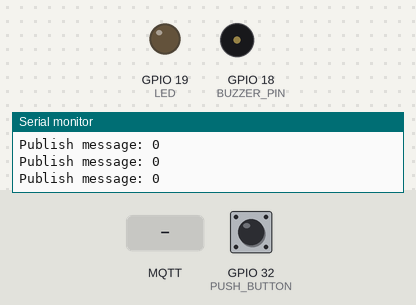
A sketch run on a simulated ESP32. Parts: output pins drawn as LEDs (lit = HIGH), buzzer (waves = sounding, pin HIGH), the last lines printed to the serial monitor. Dashed ring = blinking. The inputs (shaded band) are chosen by the test bench; at power-on: GPIO 32 (PUSH_BUTTON) HIGH. WiFi joins after 1.5 s; servers stay silent unless stated; random numbers use the default seed unless the sketch sets one; no MQTT or app messages arrive unless stated.

Above: at 2.7 s.
2.8 s: GPIO 32 (PUSH_BUTTON) pulled LOW for 0.15 s
At 3.08 s:
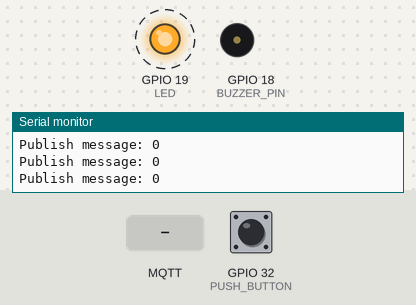
5.8 s: MQTT message "9" arrives on the first subscribed topic
At 6.6 s:
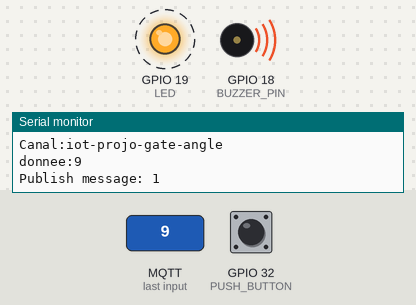
8.8 s: MQTT message "1" arrives on the first subscribed topic
11.8 s: GPIO 32 (PUSH_BUTTON) pulled LOW for 1 s
Timing chart, 0 to 14.8 s (numbered marks = the images above; inputs shaded):
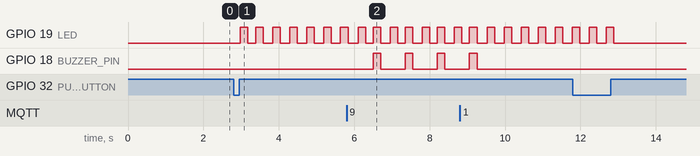

Measured:
- after the input at 2.8 s, GPIO 19 (LED): alternates HIGH for 0.20 s and LOW for 0.25 s, starting after 0.18 s
- after the input at 5.8 s, GPIO 18 (BUZZER_PIN): alternates HIGH for 0.20 s and LOW for 0.65 s, starting after 0.70 s

The sketch:

button.ino
```cpp
#include <WiFi.h>
#include <PubSubClient.h> //Librairie pour la gestion Mqtt

#define BUZZER_PIN  18
#define LED 19
#define PUSH_BUTTON 32

int lastState = HIGH;
int stateLed = LOW;
const char* ssid = "ESGI";
const char* password = "Reseau-GES";
//MQTT
const char* mqtt_server = "test.mosquitto.org";//Adresse IP du Broker Mqtt
char gateState = '0';
long tps = 0;


WiFiClient espClient;
PubSubClient client(espClient);

void setup_wifi(){
  //connexion au wifi
  WiFi.begin(ssid, password);
  while ( WiFi.status() != WL_CONNECTED) {
    delay ( 500 );
    Serial.print ( "." );
  }
  Serial.println("");
  Serial.println("WiFi connecté");
  Serial.print("MAC : ");
  Serial.println(WiFi.macAddress());
  Serial.print("Adresse IP : ");
  Serial.println(WiFi.localIP());
}
void setup_mqtt(){
  client.setServer(mqtt_server, 1883);
  client.setCallback(callback);//Déclaration de la fonction de souscription
}

void callback(char* topic, byte *payload, unsigned int length) {
   Serial.println("-------Nouveau message de Gwendalino-----");
   Serial.print("Canal:");
   Serial.println(topic);
   Serial.print("donnee:");
   //Serial.write(payload, length);
   gateState = (char)payload[0];
   Serial.println(gateState);
 }

void blinkLed(){
  if(stateLed==HIGH){
    digitalWrite(LED, HIGH);
    delay(200);
    digitalWrite(LED, LOW);
    delay(200);
  }
}

void blinkBuzzerError(){
  if(stateLed==HIGH && gateState == '9'){
    digitalWrite(BUZZER_PIN, HIGH);
    digitalWrite(LED, HIGH);
    delay(200);
    digitalWrite(BUZZER_PIN, LOW);
    digitalWrite(LED, LOW);
    delay(200);
  }
}

void publish(char* msg_out){
    client.publish("dam/presence", msg_out);
//    delay(100);
}

void to_subscribe(){
  client.loop();
  if (millis()-tps>10000){
   tps=millis();
   float temp = random(30);
 }
}

// the setup function runs once when you press reset or power the board
void setup() {
  Serial.begin(9600);
  pinMode(LED, OUTPUT);
  pinMode(PUSH_BUTTON, INPUT_PULLUP);
  pinMode(BUZZER_PIN, OUTPUT);
  setup_wifi();
  setup_mqtt();
}

// the loop function runs over and over again forever
void loop() {

  if (!client.connected())
  {
    if (client.connect("ESP32_clientID")) {
      client.subscribe("iot-projo-gate-angle");
    }
    else {
      Serial.print("echec, code erreur= ");
      Serial.println(client.state());
      Serial.println("nouvel essai dans 1s");
    }
  }

  int currentState = digitalRead(PUSH_BUTTON);
  //print out the value of the pushbutton
  if (lastState == LOW && currentState == HIGH){
    lastState = HIGH;
    if(stateLed == LOW){
      stateLed = HIGH;
    }else{
      stateLed = LOW;
      digitalWrite(LED, stateLed);
    }
    blinkLed();
  }
  Serial.print("Publish message: ");
  Serial.println(stateLed);
  char msg_out[20];
  sprintf(msg_out, "%d", stateLed);
  publish(msg_out);
  blinkLed();
  blinkBuzzerError();
  lastState = currentState;

  client.loop();
  delay(50);
}
```
